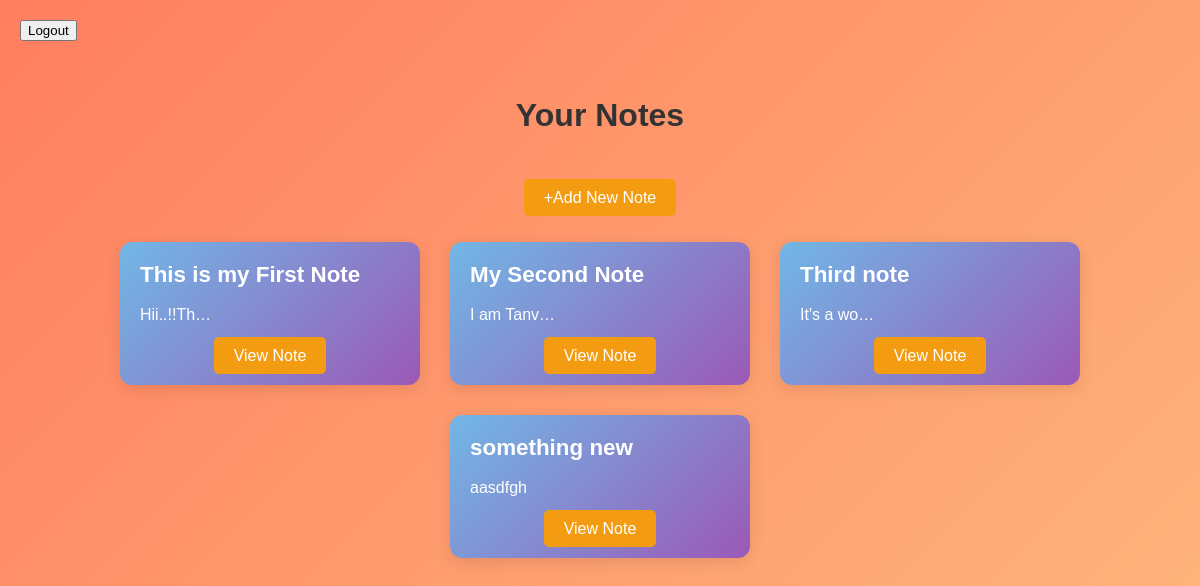
Page /smart/notes/ (signed in) on the committed database.
### notes/models.py (models this page shows, shortened)
class Notes(models.Model):
    note_title=models.CharField(max_length=300)
    note_content=models.TextField()
    date_created=models.DateTimeField(auto_now_add=True)
    user=models.ForeignKey(User,on_delete=models.CASCADE,related_name='notes')

### notes/views.py (the view)
# urls.py: path('notes/',views.NotesListView.as_view(), name="noteslist"),
class NotesListView(LoginRequiredMixin,ListView):
    model=Notes
    context_object_name="notes"
    login_url="/login"
    def get_queryset(self):
        return self.request.user.notes.all()

### notes/templates/notes/notes_list.html (shortened to what this page needs)
<!DOCTYPE html>
<html lang="en">
<head>
</head>
<body>
    <nav>
        <form method="POST" action="{% url 'logout' % }">
            <button type="submit">Logout</button>
        </form>
    </nav>
    <div class="row">
        <div class="col">
            <div class="notesheading ">
                <h1>Your Notes</h1>
            </div>
        </div>
    </div>
    <div class="cardfooter">
        <a href="{% url 'notesnew' %}" class="btn"> +Add New Note</a>
    </div>
    <div class="row">
        {% for note in notes %}
            <div class="col">
               <div class="card">
                   <div class="cardheader">{{note.note_title}}</div>
                   <div class="cardbody">
                    <p>{{note.note_content|truncatechars:10}}</p>
                   </div>
                   <div class="cardfooter">
                    <a href="{% url 'notesdetail' pk=note.id %}" class="btn">View Note</a>
                   </div>
               </div>
            </div>
        {% endfor %}
    </div>
</body>
</html>

### notes/templates/notes/notes_list.html (style rules this page uses)
body { background: linear-gradient(135deg, #ff7e5f, #feb47b); font-family: Arial, sans-serif; margin: 0; padding: 20px; }
.row { display: flex; flex-wrap: wrap; justify-content: center; margin: 20px 0; }
.col { padding: 15px; max-width: 300px; width: 100%; }
.notesheading h1 { text-align: center; color: #333; margin-bottom: 20px; }
.card { background: linear-gradient(135deg, #71b7e6, #9b59b6); border-radius: 12px; box-shadow: 0 4px 15px rgba(0, 0, 0, 0.1); padding: 20px; transition: transform 0.2s, box-shadow 0.2s; color: white; }
.cardheader { font-size: 1.4em; margin-bottom: 15px; font-weight: bold; }
.cardbody p { font-size: 1em; line-height: 1.5; margin: 0; }
.cardfooter { margin-top: 20px; text-align: center; }
.btn { background-color: #f39c12; color: white; border: none; border-radius: 5px; padding: 10px 20px; text-decoration: none; transition: background-color 0.3s; }

### rows in the picture
Notes: note_title "This is my First Note", note_content "Hii..!!Th…"
Notes: note_title "My Second Note", note_content "I am Tanv…"
Notes: note_title "Third note", note_content "It's a wo…"
Notes: note_title "something new", note_content "aasdfgh"
